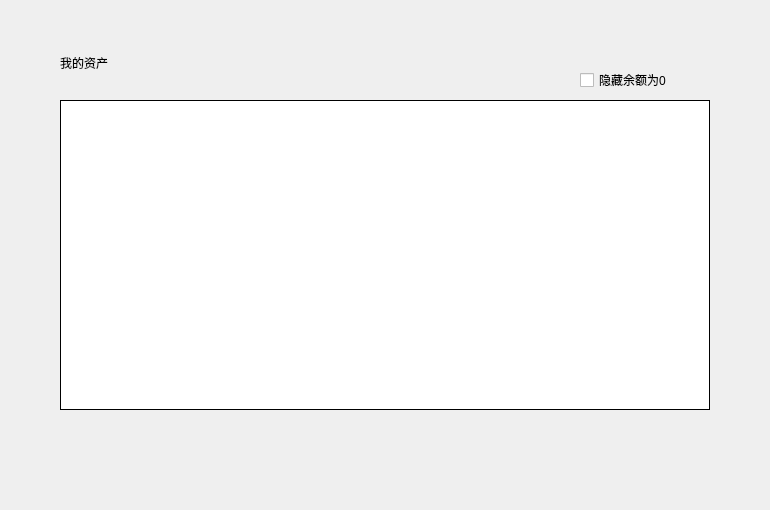
<?xml version="1.0" encoding="UTF-8"?>
<ui version="4.0">
 <class>ExchangeBalancesWidget</class>
 <widget class="QWidget" name="ExchangeBalancesWidget">
  <property name="geometry">
   <rect>
    <x>0</x>
    <y>0</y>
    <width>770</width>
    <height>510</height>
   </rect>
  </property>
  <property name="windowTitle">
   <string>Form</string>
  </property>
  <widget class="QLabel" name="title_label">
   <property name="geometry">
    <rect>
     <x>60</x>
     <y>50</y>
     <width>200</width>
     <height>26</height>
    </rect>
   </property>
   <property name="styleSheet">
    <string notr="true"/>
   </property>
   <property name="text">
    <string>我的资产</string>
   </property>
  </widget>
  <widget class="QTableWidget" name="balancesTableWidget">
   <property name="geometry">
    <rect>
     <x>60</x>
     <y>100</y>
     <width>650</width>
     <height>310</height>
    </rect>
   </property>
   <property name="cursor" stdset="0">
    <cursorShape>PointingHandCursor</cursorShape>
   </property>
   <property name="layoutDirection">
    <enum>Qt::LeftToRight</enum>
   </property>
   <property name="styleSheet">
    <string notr="true"/>
   </property>
   <property name="frameShape">
    <enum>QFrame::Box</enum>
   </property>
   <property name="frameShadow">
    <enum>QFrame::Plain</enum>
   </property>
   <property name="verticalScrollBarPolicy">
    <enum>Qt::ScrollBarAsNeeded</enum>
   </property>
   <property name="horizontalScrollBarPolicy">
    <enum>Qt::ScrollBarAlwaysOff</enum>
   </property>
   <property name="autoScroll">
    <bool>true</bool>
   </property>
   <property name="editTriggers">
    <set>QAbstractItemView::NoEditTriggers</set>
   </property>
   <property name="selectionMode">
    <enum>QAbstractItemView::NoSelection</enum>
   </property>
   <property name="iconSize">
    <size>
     <width>19</width>
     <height>12</height>
    </size>
   </property>
   <property name="showGrid">
    <bool>true</bool>
   </property>
   <property name="gridStyle">
    <enum>Qt::SolidLine</enum>
   </property>
   <attribute name="horizontalHeaderVisible">
    <bool>false</bool>
   </attribute>
   <attribute name="horizontalHeaderCascadingSectionResizes">
    <bool>false</bool>
   </attribute>
   <attribute name="horizontalHeaderHighlightSections">
    <bool>false</bool>
   </attribute>
   <attribute name="verticalHeaderVisible">
    <bool>false</bool>
   </attribute>
   <attribute name="verticalHeaderHighlightSections">
    <bool>false</bool>
   </attribute>
   <column>
    <property name="text">
     <string>币种</string>
    </property>
    <property name="font">
     <font>
      <family>微软雅黑</family>
     </font>
    </property>
    <property name="textAlignment">
     <set>AlignCenter</set>
    </property>
   </column>
   <column>
    <property name="text">
     <string>可用余额</string>
    </property>
    <property name="font">
     <font>
      <family>微软雅黑</family>
     </font>
    </property>
    <property name="textAlignment">
     <set>AlignCenter</set>
    </property>
   </column>
   <column>
    <property name="text">
     <string>冻结余额</string>
    </property>
    <property name="font">
     <font>
      <family>微软雅黑</family>
     </font>
    </property>
    <property name="textAlignment">
     <set>AlignCenter</set>
    </property>
   </column>
   <column>
    <property name="text">
     <string/>
    </property>
   </column>
   <column>
    <property name="text">
     <string>操作</string>
    </property>
    <property name="font">
     <font>
      <family>微软雅黑</family>
     </font>
    </property>
    <property name="textAlignment">
     <set>AlignCenter</set>
    </property>
   </column>
   <column>
    <property name="text">
     <string/>
    </property>
   </column>
  </widget>
  <widget class="QCheckBox" name="hideZeroCheckBox">
   <property name="geometry">
    <rect>
     <x>580</x>
     <y>70</y>
     <width>100</width>
     <height>20</height>
    </rect>
   </property>
   <property name="cursor">
    <cursorShape>PointingHandCursor</cursorShape>
   </property>
   <property name="text">
    <string>隐藏余额为0</string>
   </property>
  </widget>
 </widget>
 <resources/>
 <connections/>
</ui>
